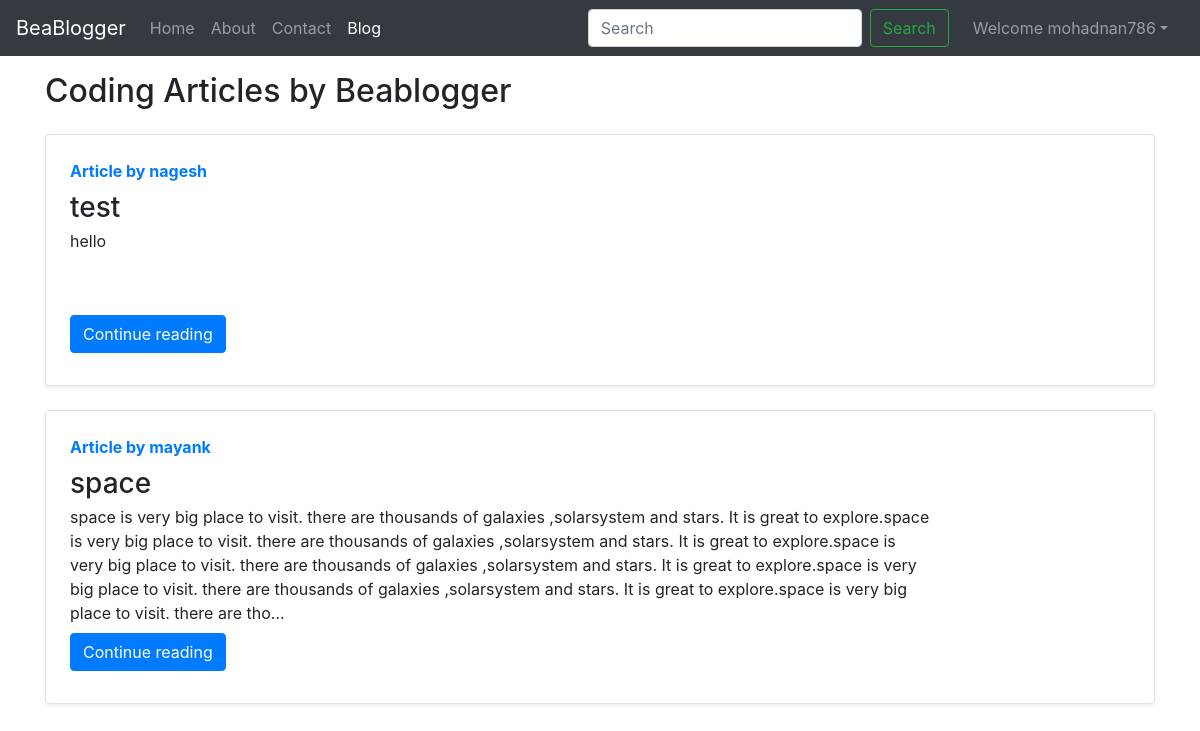
Screenshot of /blog/ (signed in) with the database file from the repository.
### blog/models.py (models this page shows, shortened)
class Post(models.Model):
    sno=models.AutoField(primary_key=True)
    title=models.CharField(max_length=255)
    author=models.CharField(max_length=14)
    slug=models.CharField(max_length=130)
    timeStamp=models.DateTimeField(blank=True)
    content=models.TextField()

### blog/views.py (the view)
# urls.py: path('', views.bloghome, name='bloghome'),
def bloghome(request):
    allPosts = Post.objects.all()
    context = {'allPosts': allPosts}
    return render(request, "blog/bloghome.html",context)

### templates/blog/bloghome.html (shortened to what this page needs)
{% extends 'base.html' %}
{% block blogactive %} active {% endblock blogactive %}
{% block content %}
<div class="container my-3">
    <h2>Coding Articles by Beablogger</h2>
    {% for post in allPosts  %}
    <div class="row no-gutters border rounded overflow-hidden flex-md-row mb-4 shadow-sm h-md-250 my-4 position-relative">
        <div class="col p-4 d-flex flex-column position-static">
            <strong class="d-inline-block mb-2 text-primary">Article  by {{post.author}}</strong>
            <h3 class="mb-0">{{post.title}}</h3>
            <p class="card-text mb-auto">{{post.content| truncatechars:500}}</p>
            <div class="my-2">
            	<a href="/blog/{{post.slug}}" role="button" class="btn btn-primary">Continue reading</a>
            </div>
        </div>
        <div class="col-auto d-none d-lg-block">
            <svg class="bd-placeholder-img" width="200" height="250" xmlns="http://www.w3.org/2000/svg" preserveAspectRatio="xMidYMid slice" focusable="false">
                <title>Placeholder</title>
            </svg>
        </div>
        </div>
        {% endfor %}
    </div>
{% endblock content%}

### templates/base.html (shortened to what this page needs)
<!doctype html>
<html lang="en">
  <head>
    <link rel="stylesheet" href="https://stackpath.bootstrapcdn.com/bootstrap/4.5.2/css/bootstrap.min.css">
  </head>
  <body>
    <nav class="navbar navbar-expand-lg navbar-dark bg-dark">
        <a class="navbar-brand" href="/">BeaBlogger</a>
        <div class="collapse navbar-collapse" id="navbarSupportedContent">
          <ul class="navbar-nav mr-auto">
            <li class="nav-item {% block homeactive %}  {% endblock homeactive %}">
              <a class="nav-link" href="../">Home <span class="sr-only">(current)</span></a>
            </li>
            <li class="nav-item {% block aboutactive %}  {% endblock aboutactive %}" >
              <a class="nav-link" href="../about">About</a>
            </li>
            <li class="nav-item {% block contactactive %}  {% endblock contactactive %} ">
              <a class="nav-link" href="../contact">Contact</a>
            </li>
            <li class="nav-item {% block blogactive %}  {% endblock blogactive %} ">
              <a class="nav-link" href="../blog">Blog</a>
            </li>
          </ul>
          <form method="get" action="/search"class="form-inline my-2 my-lg-0 mx-3">
            <input class="form-control mr-sm-2" type="search" placeholder="Search" aria-label="Search" name="query" id="query">
            <button class="btn btn-outline-success my-2 my-sm-0 " type="submit">Search</button>
          </form>
{% if user.is_authenticated %}
<ul class="navbar-nav mr-2">
<li class="nav-item dropdown">
<a class="nav-link dropdown-toggle" href='#' id="navbarDropdown" role="button" data-toggle="dropdown"> Welcome {{request.user}}</a>
      </li>
      </ul>
      </div>
{% endif %}
      </nav>
      {% block content %}  {% endblock content %}
  </body>
</html>

### rows the page displays
Post: author "nagesh", title "test", content "hello"
Post: author "mayank", title "space", content "space is very big place to visit. there are thousands of galaxies ,solarsystem and stars. It is great to explore.space is very big place to visit. there are thousands of galaxies ,solarsystem and stars. It is great to explore.space is very big place to visit. there are thousands of galaxies ,solarsystem and stars. It is great to explore.space is very big place to visit. there are thousands of galaxies ,solarsystem and stars. It is great to explore.space is very big place to visit. there are tho…"

### other values shown
{{ request.user }} "mohadnan786"
